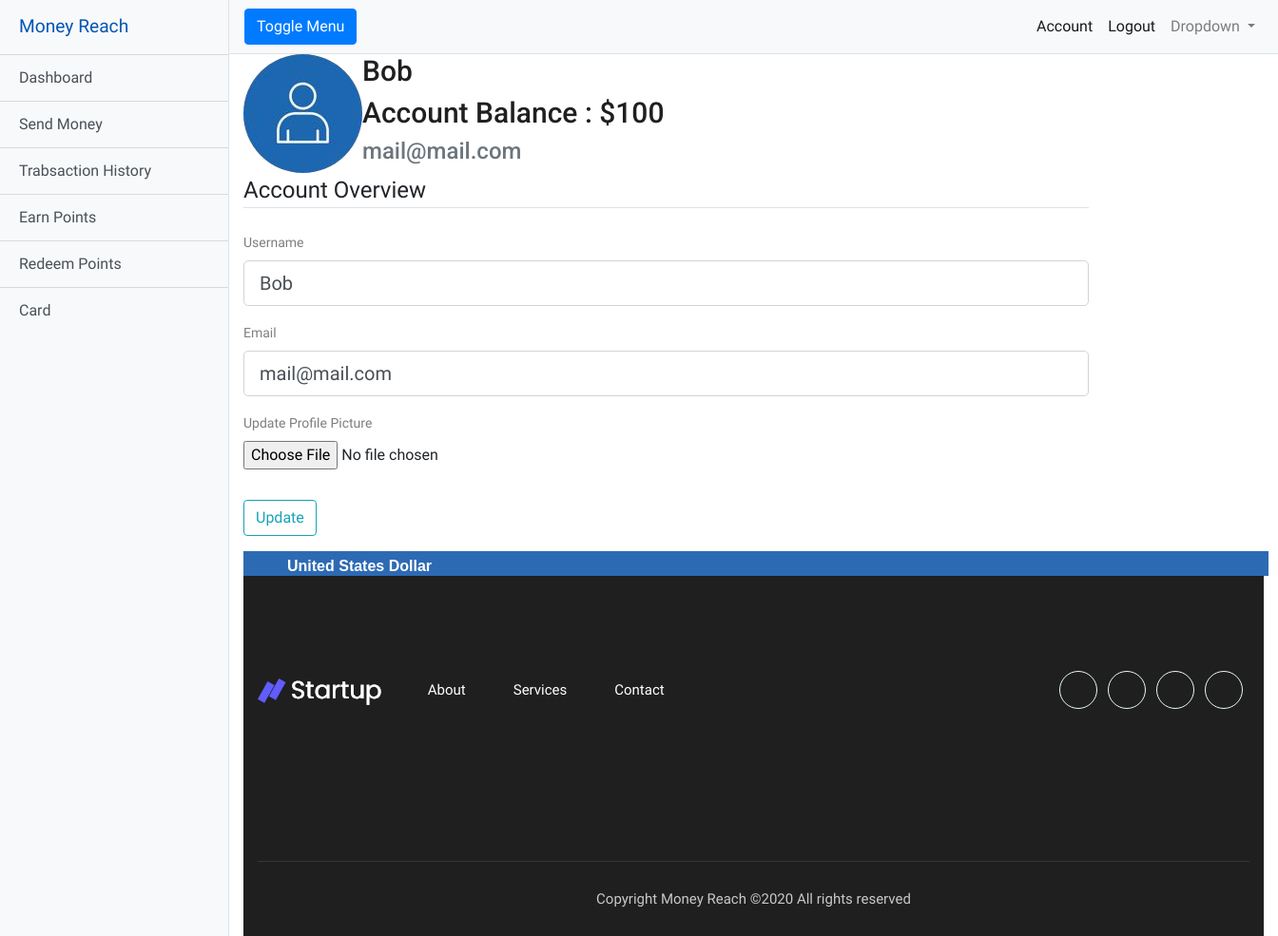
Page /account (signed in) on the earlier database version.
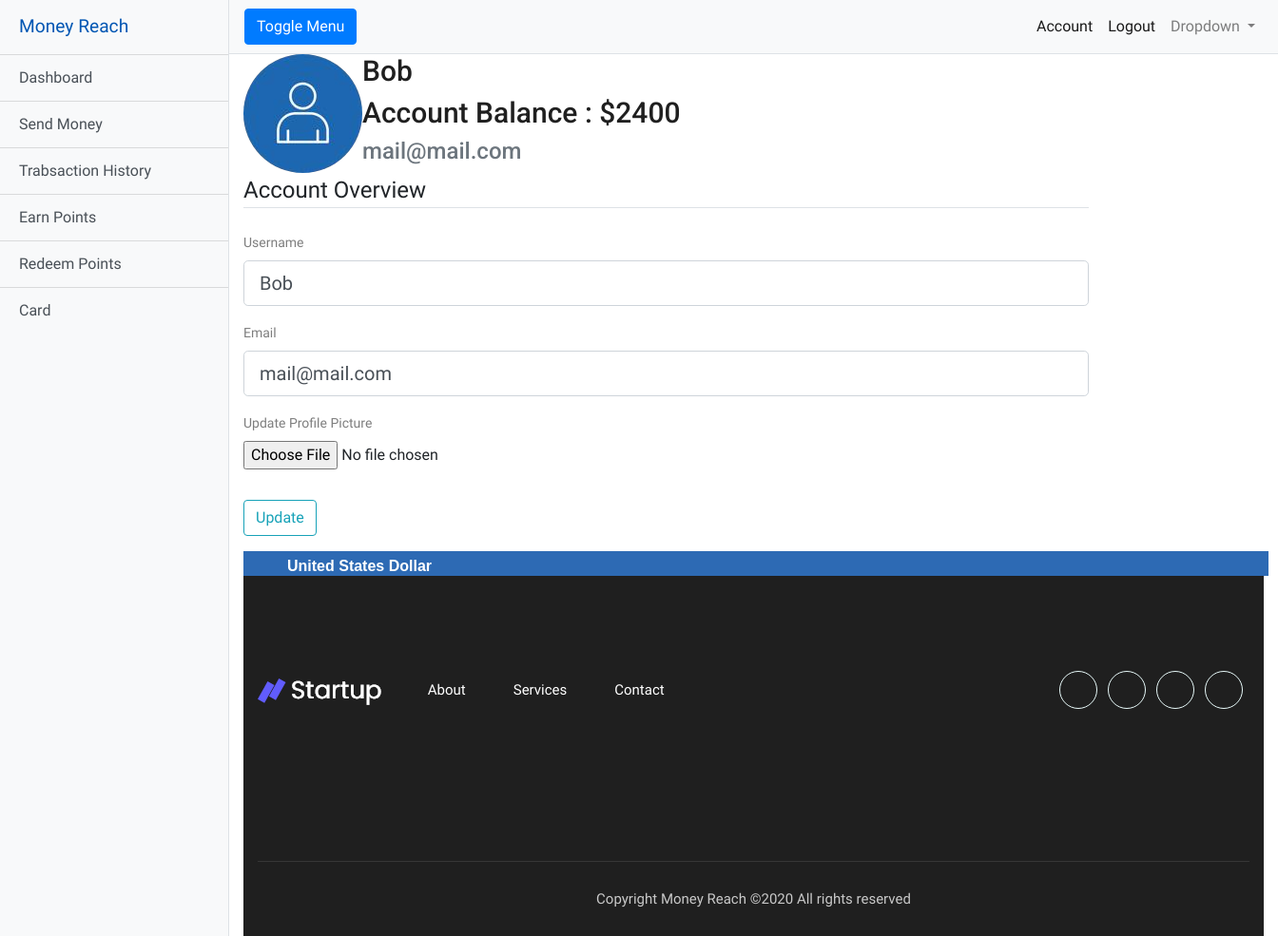
Same page on the later database version.
### flaskblog/models.py (models this page shows, shortened)
class User(db.Model, UserMixin):
    id = db.Column(db.Integer, primary_key=True,autoincrement=True)
    username = db.Column(db.String(20),unique=True, nullable=False)
    balance = db.Column(db.Integer,nullable=True,default=0)
    email = db.Column(db.String(120),unique=True, nullable=False)
    image_file = db.Column(db.String(20),nullable=False,default='default.jpg')
    password = db.Column(db.String(60),nullable=False)
    posts= db.relationship('Post', backref='author', lazy=True)

### flaskblog/users/routes.py (the view)
@users.route("/account", methods=['GET', 'POST'])
@login_required
def account():
    form = UpdateAccountForm()
    if form.validate_on_submit():
        if form.picture.data:
            picture_file = save_picture(form.picture.data)
            current_user.image_file = picture_file
        current_user.username = form.username.data
        current_user.email = form.email.data
        db.session.commit()
        flash('Your account has been updated!', 'success')
        return redirect(url_for('users.account'))
    elif request.method == 'GET':
        form.username.data = current_user.username
        form.email.data = current_user.email
    image_file = url_for('static', filename='profile_pic/' + current_user.image_file)
    return render_template('account.html', title='Account',
                           image_file=image_file, form=form)

### flaskblog/users/forms.py (shortened to what this page needs)
class UpdateAccountForm(FlaskForm):
    username = StringField('Username', validators=[DataRequired(), Length(min=2,max=20)])
    email = StringField('Email', validators=[DataRequired(), Email()])
    picture = FileField('Update Profile Picture', validators=[FileAllowed(['jpg','png'])])
    submit= SubmitField('Update')

### flaskblog/models.py (called while the page is built)
@login_manager.user_loader
def load_user(user_id):
    return User.query.get(int(user_id))

### flaskblog/templates/account.html (shortened to what this page needs)
{% extends "accountlayout.html" %}
{% block content %}
<div class="content-section">
    <div class="media">
      <img class="rounded-circle account-img" src="{{image_file}}">
      <div class="media-body">
        <h2 class="account-heading">{{current_user.username}}</h2>
        <h2 class="sub-header">Account Balance : ${{current_user.balance}}</h2>
        <h3 class="text-secondary">{{current_user.email}}</h3>
      </div>
    </div>
    <div class = "content-section">
        <form method= "POST" action="" enctype="multipart/form-data">
            <fieldset class = "form-group">
             <legend class="border-bottom mb-4">Account Overview</legend>
             <div class="form-group">
                 {{ form.username.label(class="form-control-label") }}
                 {% if form.username.errors %}
                         {{ form.username(class="form-control form-control-lg is-invalid") }}
                         <div class="invalid-feedback" >
                                 {% for error in form.username.errors %}
                                     <span>{{ error }}</span>
                                 {% endfor %}
                         </div>
                 {% else %}
                     {{ form.username(class="form-control form-control-lg") }}
                 {% endif %}
             </div>
             <div class="form-group"> {{ form.email.label(class="form-control-label") }}
                 {% if form.email.errors %}
                 {{ form.email(class="form-control form-control-lg is-invalid") }}
                 <div class="invalid-feedback" >
                         {% for error in form.email.errors %}
                             <span>{{ error }}</span>
                         {% endfor %}
                 </div>
         {% else %}
             {{ form.email(class="form-control form-control-lg") }}
         {% endif %}
     </div>
     <div class="form-group">
         {{ form.picture.label() }}
         {{ form.picture(class="form-control-file") }}
     </div>
            </fieldset>
            <div class="form-group">
                {{ form.submit(class="btn btn-outline-info")}}
            </div>
     </form>
     </div>
  </div>
{% endblock content %}

### flaskblog/templates/accountlayout.html (shortened to what this page needs)
<!DOCTYPE html>
<html lang="en">
<head>
  <link rel="stylesheet" type="text/css" href="{{ url_for('static', filename='vendor/bootstrap/css/bootstrap.min.css') }}">
  <link href="{{ url_for('static', filename='css/simple-sidebar.css') }}" rel="stylesheet">
  <link rel="stylesheet" href="{{ url_for('static', filename= 'css/bootstrap.min.css') }}">
  <link rel="stylesheet" href="{{ url_for('static', filename='css/owl.carousel.min.css')}}">
  <link rel="stylesheet" href="{{ url_for('static', filename='css/magnific-popup.css')}}">
  <link rel="stylesheet" href="{{ url_for('static', filename='css/font-awesome.min.css')}}">
  <link rel="stylesheet" href="{{ url_for('static', filename='css/themify-icons.css')}}">
  <link rel="stylesheet" href="{{ url_for('static', filename='css/nice-select.css')}}">
  <link rel="stylesheet" href="{{ url_for('static', filename='css/flaticon.css')}}">
  <link rel="stylesheet" href="{{ url_for('static', filename='css/gijgo.css')}}">
  <link rel="stylesheet" href="{{ url_for('static', filename='css/animate.min.css')}}">
  <link rel="stylesheet" href="{{ url_for('static', filename='css/slick.css')}}">
  <link rel="stylesheet" href="{{ url_for('static', filename='css/slicknav.css')}}">
  <link rel="stylesheet" href="{{ url_for('static', filename='css/style.css')}}">
</head>
<body>
  <div class="d-flex" id="wrapper">
    <div class="bg-light border-right" id="sidebar-wrapper">
      <a href="{{url_for('main.dash')}}" style="text-decoration:none"> <div class="sidebar-heading">Money Reach </div></a>
      <div class="list-group list-group-flush">
        <a href="#" class="list-group-item list-group-item-action bg-light">Dashboard</a>
        <a href="{{url_for('posts.transfer')}}" class="list-group-item list-group-item-action bg-light">Send Money</a>
        <a href="{{url_for('main.history')}}" class="list-group-item list-group-item-action bg-light">Trabsaction History</a>
        <a href="#" class="list-group-item list-group-item-action bg-light">Earn Points</a>
        <a href="#" class="list-group-item list-group-item-action bg-light">Redeem Points</a>
        <a href="{{url_for('users.card')}}" class="list-group-item list-group-item-action bg-light">Card</a>
      </div>
    </div>
    <div id="page-content-wrapper">
      <nav class="navbar navbar-expand-lg navbar-light bg-light border-bottom">
        <button class="btn btn-primary" id="menu-toggle">Toggle Menu</button>
        <div class="collapse navbar-collapse" id="navbarSupportedContent">
          <ul class="navbar-nav ml-auto mt-2 mt-lg-0">
            {% if current_user.is_authenticated %}
            <li class="nav-item active">
              <a class="nav-link" href="{{url_for('users.account')}}">Account  <span class="sr-only">(current)</span></a>
            </li>
            <li class="nav-item active">
              <a class="nav-link" href="{{url_for('users.logout')}}">Logout<span class="sr-only">(current)</span></a>
            </li>
            <li class="nav-item dropdown">
              <a class="nav-link dropdown-toggle" href="#" id="navbarDropdown" role="button" data-toggle="dropdown" aria-haspopup="true" aria-expanded="false">
                Dropdown
              </a>
            </li>
            {% endif %}
          </ul>
        </div>
      </nav>
      <main role="main" class="container">
        <div class="row">
          <div class="col-lg-10">
            {% block content %}{% endblock %}
          </div>
        </div>
    <div style="font-size:16px;font-family:sans-serif,Arial,Helvetica;width:1078px; line-height:24px;border:1px solid #2D6AB4;background-color:#FFFFFF;">
      <div style="background-color:#2D6AB4;height:24px; font-weight:bold;text-align:left;padding-top:3px; width:100%;">
      <span style="background-image:url(https://www.fxexchangerate.com/static/flag.webp); background-position: 0 -2064px;float:left; margin:4px 0 0 20px; width:20px;height:15px; background-repeat:no-repeat;">
      </span><a rel="nofollow" style="color:#FFFFFF;padding-left:5px;text-decoration:none;" href="https://usd.fxexchangerate.com">United States Dollar</a></div>
  </div>
    <footer class="footer">
        <div class="footer_top">
            <div class="container">
                <div class="row align-items-center">
                    <div class="col-lg-2 col-md-3">
                        <div class="footer_logo wow fadeInRight" data-wow-duration="1s" data-wow-delay=".3s">
                            <a href="index.html">
                                <img src="img/logo.png" alt="">
                            </a>
                        </div>
                    </div>
                    <div class="col-xl-7 col-lg-7 col-md-9">
                        <div class="menu_links">
                            <ul>
                                <li><a class="wow fadeInDown" data-wow-duration="1s" data-wow-delay=".2s" href="#">About</a class="wow fadeInUp" data-wow-duration="1s" data-wow-delay=".3s"></li>
                                <li><a class="wow fadeInDown" data-wow-duration="1s" data-wow-delay=".4s" href="#">Services</a></li>
                                <li><a class="wow fadeInDown" data-wow-duration="1s" data-wow-delay="1.1s" href="#">Contact</a></li>
                            </ul>
                        </div>
                    </div>
                    <div class="col-lg-3 col-md-12">
                        <div class="socail_links">
                            <ul>
                                <li><a class="wow fadeInUp" data-wow-duration="1s" data-wow-delay=".3s" href="#"> <i class="fa fa-facebook"></i> </a></li>
                                <li><a class="wow fadeInUp" data-wow-duration="1s" data-wow-delay=".4s" href="#"> <i class="fa fa-twitter"></i> </a></li>
                                <li><a class="wow fadeInUp" data-wow-duration="1s" data-wow-delay=".5s" href="#"> <i class="fa fa-instagram"></i> </a></li>
                                <li><a class="wow fadeInUp" data-wow-duration="1s" data-wow-delay=".6s" href="#"> <i class="fa fa-google-plus"></i> </a></li>
                            </ul>
                        </div>
                    </div>
                </div>
            </div>
        </div>
        <div class="copy-right_text">
            <div class="container">
                <div class="footer_border"></div>
                <div class="row">
                    <div class="col-xl-12">
                        <p class="copy_right text-center wow fadeInUp" data-wow-duration="1s" data-wow-delay="1.3s">
Copyright Money Reach &copy;<script>document.write(new Date().getFullYear());</script> All rights reserved
                        </p>
                    </div>
                </div>
            </div>
        </div>
    </footer>
</body>
</html>

### flaskblog/static/css/simple-sidebar.css (style rules this page uses)
body { overflow-x: hidden; }
#sidebar-wrapper { min-height: 100vh; margin-left: -15rem; -webkit-transition: margin .25s ease-out; -moz-transition: margin .25s ease-out; -o-transition: margin .25s ease-out; transition: margin .25s ease-out; }
#sidebar-wrapper .sidebar-heading { padding: 0.875rem 1.25rem; font-size: 1.2rem; }
#sidebar-wrapper .list-group { width: 15rem; ; }
#page-content-wrapper { min-width: 100vw; }
@media (min-width: 768px) { #sidebar-wrapper { margin-left: 0; } }
@media (min-width: 768px) { #page-content-wrapper { min-width: 0; width: 100%; } }

Differences in the rows shown:
changed User "Bob": balance "100" → "2400"
